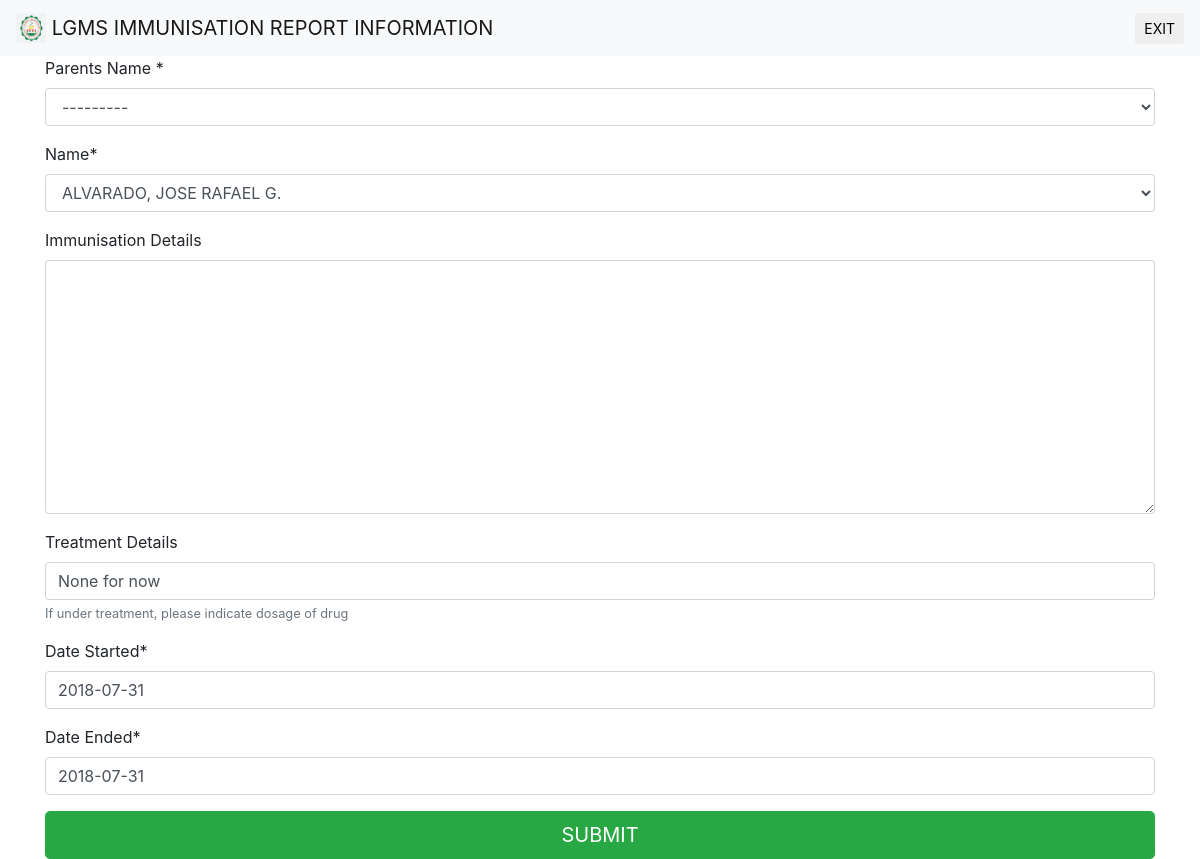
Page /immunisationinfo/1/ on the committed database.
### students/models.py (models this page shows, shortened)
class ImmunisationInfo(models.Model):
    user = models.ForeignKey(settings.AUTH_USER_MODEL, max_length=64, on_delete=models.CASCADE, blank=False, null=True, verbose_name=" Parents Name ")
    name = models.ForeignKey('Students', max_length=64, on_delete=models.CASCADE)
    immunisationchoices = (
        ('NONE', 'NONE'),
        ('BCG', 'BCG'),
        ('DPT1', 'DPT1'),
        ('DPT2', 'DPT2'),
        ('DPT3', 'DPT3'),
        ('DPTB1', 'DPT Booster 1'),
        ('DPTB2', 'DPT Booster 2'),
        ('DPTB3', 'DPT Booster 3 range 13-19 years old'),
        ('POLIO 1','PLIO1'),
        ('POLIO2', 'PLIO2'),
        ('POLIO3', 'PLIO3'),
        ('POLIO BOOSTER 1', 'POLIO BOOSTER 1'),
        ('POLIO BOOSTER 2', 'POLIO BOOSTER 2'),
        ('HIB1', 'HIB 1'),
        ('HIB2', 'HIB 2'),
        ('HIB3', 'HIB 3'),
        ('HIB BOOSTER', 'HIB BOOSTER'),
        ('MEASLES', 'MEASLES'),
        ('MMR', 'MMR'),
        ('MMRB', 'MMRB'),
        ('HEPATITIS B1', 'HEPATITIS B1'),
        ('HEPATITIS B2', 'HEPATITIS B2'),
        ('HEPATITIS B3', 'HEPATITIS B3'),
        ('HEPATITIS B BOOSTER', 'HEPATITIS B BOOSTER'),
        ('HEPATITIS A1', 'HEPATITIS A1'),
        ('HEPATITIS A2', 'HEPATITIS A2'),
        ('VARICELLA - CHICKEN POX', 'VARICELLA - CHICKEN POX'),
        ('INFLUENZA', 'INFLUENZA'),
        ('TYPHOID', 'TYPHOID'),
    )
    immuneinfo = models.CharField('Immunisation Choices', choices=immunisationchoices, default="NONE",max_length=64)
    immunedetails = models.TextField('Immunisation Details', max_length=300, null=True, blank=True)
    treatmentdetails = models.CharField('Treatment Details', null=True, blank=True, max_length=64, help_text="If under treatment, please indicate dosage of drug")
    startperiodofimmune = models.DateField('Date Started', default=date.today)
    endperiodimmune = models.DateField('Date Ended', default=date.today)
    class Meta:
        verbose_name_plural = 'Student Accident Immunisation Info'

class CustomUser(AbstractUser):
    name = models.CharField('Mothers Complete Name', blank=True, max_length=64)
    fathersname = models.CharField('Fathers Complete Name', blank=True, max_length=64)
    guardiansname = models.CharField('Guardians Complete Name', blank=True, max_length=64)
    address = models.CharField('Full Address', max_length=300, blank=True)
    dateofbirth = models.DateField('Date of Birth', default=date.today)
    studentname = models.ForeignKey('Students', max_length=64, on_delete=models.CASCADE, blank=False, null=True, editable=True)
    dateuserjoined = models.DateTimeField('Date Registered', default=django.utils.timezone.now)
    dateupdatedbio = models.DateTimeField('Date Updated', default=django.utils.timezone.now)
    mobilenumber = PhoneNumberField('Mobile Number',help_text='MOBILE FORMAT : +639178888888', blank=True)
    homenumber = PhoneNumberField('Landline Number', blank=True, help_text='landline : +6328888888')
    profilepic = models.ImageField('Profile Picture',upload_to='profile_image', blank=True)
    studentbioidinfo = models.ForeignKey('StudentBio', max_length=10, on_delete=models.CASCADE, blank=False, null=True)
    typeofapplication = {
        ('CASA PROGRAM', 'CASA Program'),
        ('GRADE SCHOOL PROGRAM', 'Grade School Program'),
        ('JUNIOR HIGH SCHOOL PROGRAM', 'Junior High School Program'),
        ('SENIOR HIGH SCHOOL PROGRAM', 'Senior High School Program'),
        ('SPED', 'Special Education Program'),
    }
    applicationtype = models.CharField(max_length=64, choices=typeofapplication, blank=True, default='CASA PROGRAM', help_text="Choose Application Program")
    civilstats = {
        ('M', 'Married'),
        ('SP', 'Single Parent'),
        ('D', 'Divorcee'),
        ('W', 'Widowed'),
    }
    civilstatus = models.CharField(max_length=20, choices=civilstats, blank=True, default='M', help_text="Please select Civit Status")
    religionchoices = {
        ('C', 'Catholic'),
        ('B', 'Buddhist'),
        ('M', 'Muslim'),
        ('I', 'INC'),
    }
    religion = models.CharField(max_length=30, choices=religionchoices, blank=True, default='C', help_text="Please select Religion")
    def __str__(self):
        return '%s' % (self.name)
    class Meta:
        verbose_name_plural = "Users Information"
    class Meta:
        ordering = ['name']

### students/views.py (the view)
# urls.py: path('immunisationinfo/<int:pk>/', ImmunisationInfoUpdate.as_view(), name='immunisationinfo-update'),
class ImmunisationInfoUpdate(UpdateView):
    model = ImmunisationInfo
    fields = ['user', 'name', 'immunedetails', 'treatmentdetails', 'startperiodofimmune', 'endperiodimmune']

### students/models.py (called while the page is built)
    def __str__(self):
        return '%s' % (self.studentname)

### students/templates/students/immunisationinfo_form.html (shortened to what this page needs)
{% extends 'base.html'%}
{% load crispy_forms_tags %}}
{% block content %}
<nav class="navbar navbar-light bg-light">
  <a class="navbar-brand" href="#">
    {% load static %}
    <img src="{% static 'images/lgmslogo.jpg'%}" width="30" height="30" class="d-inline-block align-top" alt="">
    LGMS IMMUNISATION REPORT INFORMATION
  </a>
  <a href="{% url 'logout'  %}">
    <button type="button" class="btn btn-default btn-sm {% url 'logout' %}">
     EXIT
    </button>
  </a>
</nav>
<div class="container">
  <form method="post">
    {{ form | crispy }}
    <button class="btn btn-lg btn-success btn-block" type="submit">SUBMIT</button>
  </form>
</div>
{% endblock %}

### rows in the picture
ImmunisationInfo: user "---------", treatmentdetails "None for now", startperiodofimmune "2018-07-31", endperiodimmune "2018-07-31"
CustomUser: name "ALVARADO, JOSE RAFAEL G."
